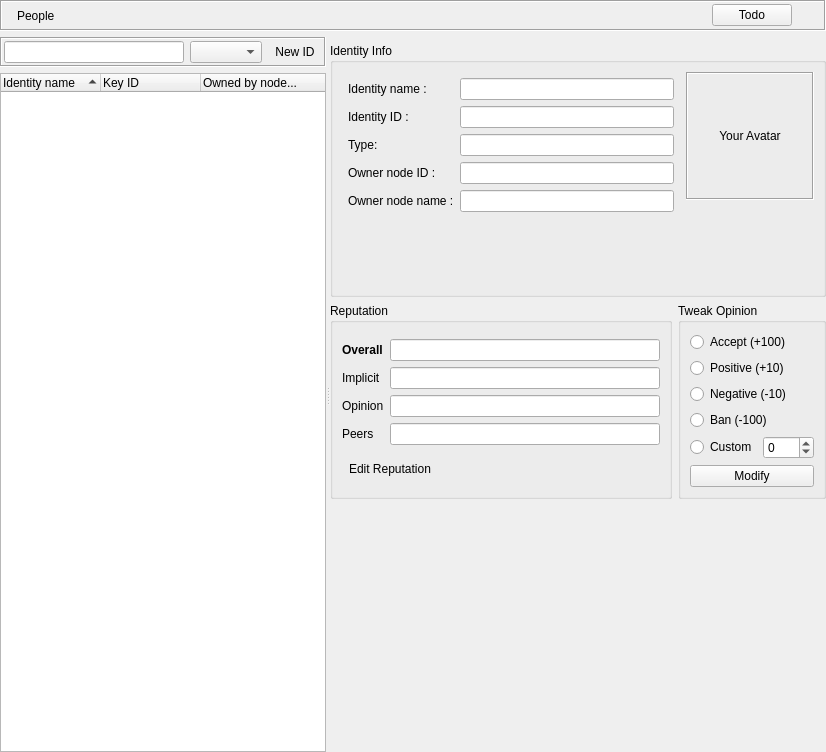
<?xml version="1.0" encoding="UTF-8"?>
<ui version="4.0">
 <class>IdDialog</class>
 <widget class="QWidget" name="IdDialog">
  <property name="geometry">
   <rect>
    <x>0</x>
    <y>0</y>
    <width>826</width>
    <height>752</height>
   </rect>
  </property>
  <property name="sizePolicy">
   <sizepolicy hsizetype="Preferred" vsizetype="Preferred">
    <horstretch>0</horstretch>
    <verstretch>0</verstretch>
   </sizepolicy>
  </property>
  <property name="windowTitle">
   <string/>
  </property>
  <layout class="QVBoxLayout" name="verticalLayout_6">
   <property name="margin">
    <number>0</number>
   </property>
   <item>
    <widget class="QFrame" name="titleBarFrame">
     <property name="sizePolicy">
      <sizepolicy hsizetype="Preferred" vsizetype="Maximum">
       <horstretch>0</horstretch>
       <verstretch>0</verstretch>
      </sizepolicy>
     </property>
     <property name="frameShape">
      <enum>QFrame::Box</enum>
     </property>
     <property name="frameShadow">
      <enum>QFrame::Sunken</enum>
     </property>
     <layout class="QHBoxLayout" name="horizontalLayout_3">
      <property name="margin">
       <number>2</number>
      </property>
      <item>
       <widget class="QLabel" name="titleBarPixmap">
        <property name="minimumSize">
         <size>
          <width>0</width>
          <height>0</height>
         </size>
        </property>
        <property name="maximumSize">
         <size>
          <width>24</width>
          <height>24</height>
         </size>
        </property>
        <property name="text">
         <string/>
        </property>
        <property name="pixmap">
         <pixmap resource="../images.qrc">:/images/user/friends24.png</pixmap>
        </property>
        <property name="scaledContents">
         <bool>true</bool>
        </property>
       </widget>
      </item>
      <item>
       <widget class="StyledLabel" name="titleBarLabel">
        <property name="text">
         <string>People</string>
        </property>
       </widget>
      </item>
      <item>
       <spacer name="titleBarSpacer">
        <property name="orientation">
         <enum>Qt::Horizontal</enum>
        </property>
        <property name="sizeHint" stdset="0">
         <size>
          <width>40</width>
          <height>20</height>
         </size>
        </property>
       </spacer>
      </item>
      <item>
       <widget class="QPushButton" name="todoPushButton">
        <property name="text">
         <string>Todo</string>
        </property>
       </widget>
      </item>
      <item>
       <widget class="QToolButton" name="helpButton">
        <property name="focusPolicy">
         <enum>Qt::NoFocus</enum>
        </property>
        <property name="icon">
         <iconset resource="../images.qrc">
          <normaloff>:/images/64px_help.png</normaloff>:/images/64px_help.png</iconset>
        </property>
        <property name="checkable">
         <bool>true</bool>
        </property>
        <property name="autoRaise">
         <bool>true</bool>
        </property>
       </widget>
      </item>
     </layout>
    </widget>
   </item>
   <item>
    <widget class="QSplitter" name="splitter">
     <property name="orientation">
      <enum>Qt::Horizontal</enum>
     </property>
     <widget class="QWidget" name="layoutWidget">
      <layout class="QVBoxLayout" name="verticalLayout_5">
       <item>
        <widget class="QFrame" name="toolBarFrame">
         <property name="frameShape">
          <enum>QFrame::Box</enum>
         </property>
         <property name="frameShadow">
          <enum>QFrame::Sunken</enum>
         </property>
         <layout class="QHBoxLayout" name="horizontalLayout_2">
          <property name="margin">
           <number>2</number>
          </property>
          <item>
           <widget class="LineEditClear" name="filterLineEdit"/>
          </item>
          <item>
           <widget class="QComboBox" name="filterComboBox"/>
          </item>
          <item>
           <widget class="QToolButton" name="toolButton_NewId">
            <property name="sizePolicy">
             <sizepolicy hsizetype="Minimum" vsizetype="Preferred">
              <horstretch>0</horstretch>
              <verstretch>0</verstretch>
             </sizepolicy>
            </property>
            <property name="focusPolicy">
             <enum>Qt::NoFocus</enum>
            </property>
            <property name="toolTip">
             <string>Create new Identity</string>
            </property>
            <property name="text">
             <string>New ID</string>
            </property>
            <property name="icon">
             <iconset resource="../images.qrc">
              <normaloff>:/images/identity/identity_create_32.png</normaloff>:/images/identity/identity_create_32.png</iconset>
            </property>
            <property name="iconSize">
             <size>
              <width>24</width>
              <height>24</height>
             </size>
            </property>
            <property name="autoRaise">
             <bool>true</bool>
            </property>
           </widget>
          </item>
         </layout>
        </widget>
       </item>
       <item>
        <layout class="QHBoxLayout" name="filterLayout"/>
       </item>
       <item>
        <widget class="RSTreeWidget" name="treeWidget_IdList">
         <property name="sizePolicy">
          <sizepolicy hsizetype="Preferred" vsizetype="Expanding">
           <horstretch>0</horstretch>
           <verstretch>0</verstretch>
          </sizepolicy>
         </property>
         <property name="sortingEnabled">
          <bool>true</bool>
         </property>
         <column>
          <property name="text">
           <string>Identity name</string>
          </property>
         </column>
         <column>
          <property name="text">
           <string>Key ID</string>
          </property>
         </column>
         <column>
          <property name="text">
           <string>Owned by node...</string>
          </property>
         </column>
        </widget>
       </item>
      </layout>
     </widget>
     <widget class="QWidget" name="layoutWidget">
      <layout class="QVBoxLayout" name="verticalLayout_4">
       <item>
        <widget class="HeaderFrame" name="headerFrame">
         <property name="frameShape">
          <enum>QFrame::StyledPanel</enum>
         </property>
         <property name="frameShadow">
          <enum>QFrame::Raised</enum>
         </property>
        </widget>
       </item>
       <item>
        <widget class="QGroupBox" name="detailsGroupBox">
         <property name="title">
          <string>Identity Info</string>
         </property>
         <layout class="QGridLayout" name="gridLayout_3">
          <item row="0" column="0">
           <layout class="QGridLayout" name="gridLayout">
            <property name="margin">
             <number>6</number>
            </property>
            <item row="2" column="0">
             <widget class="QLabel" name="label_4">
              <property name="text">
               <string>Identity ID :</string>
              </property>
             </widget>
            </item>
            <item row="4" column="0">
             <widget class="QLabel" name="PgpId_LB">
              <property name="text">
               <string>Owner node ID :</string>
              </property>
             </widget>
            </item>
            <item row="6" column="1">
             <spacer name="verticalSpacer_2">
              <property name="orientation">
               <enum>Qt::Vertical</enum>
              </property>
              <property name="sizeHint" stdset="0">
               <size>
                <width>20</width>
                <height>40</height>
               </size>
              </property>
             </spacer>
            </item>
            <item row="1" column="1">
             <widget class="QLineEdit" name="lineEdit_Nickname">
              <property name="enabled">
               <bool>true</bool>
              </property>
              <property name="readOnly">
               <bool>true</bool>
              </property>
             </widget>
            </item>
            <item row="1" column="0">
             <widget class="QLabel" name="label">
              <property name="text">
               <string>Identity name :</string>
              </property>
             </widget>
            </item>
            <item row="2" column="1">
             <widget class="QLineEdit" name="lineEdit_KeyId">
              <property name="enabled">
               <bool>true</bool>
              </property>
              <property name="readOnly">
               <bool>true</bool>
              </property>
             </widget>
            </item>
            <item row="5" column="0">
             <widget class="QLabel" name="PgpName_LB">
              <property name="text">
               <string>Owner node name :</string>
              </property>
             </widget>
            </item>
            <item row="5" column="1">
             <widget class="QLineEdit" name="lineEdit_GpgName">
              <property name="enabled">
               <bool>true</bool>
              </property>
              <property name="readOnly">
               <bool>true</bool>
              </property>
             </widget>
            </item>
            <item row="4" column="1">
             <widget class="QLineEdit" name="lineEdit_GpgId">
              <property name="enabled">
               <bool>true</bool>
              </property>
              <property name="readOnly">
               <bool>true</bool>
              </property>
             </widget>
            </item>
            <item row="3" column="0">
             <widget class="QLabel" name="label_3">
              <property name="text">
               <string>Type:</string>
              </property>
             </widget>
            </item>
            <item row="3" column="1">
             <widget class="QLineEdit" name="lineEdit_Type"/>
            </item>
           </layout>
          </item>
          <item row="0" column="1">
           <layout class="QVBoxLayout" name="verticalLayout_3">
            <item>
             <widget class="QLabel" name="avatarLabel">
              <property name="sizePolicy">
               <sizepolicy hsizetype="Fixed" vsizetype="Fixed">
                <horstretch>0</horstretch>
                <verstretch>0</verstretch>
               </sizepolicy>
              </property>
              <property name="minimumSize">
               <size>
                <width>128</width>
                <height>128</height>
               </size>
              </property>
              <property name="maximumSize">
               <size>
                <width>128</width>
                <height>128</height>
               </size>
              </property>
              <property name="frameShape">
               <enum>QFrame::Box</enum>
              </property>
              <property name="frameShadow">
               <enum>QFrame::Sunken</enum>
              </property>
              <property name="text">
               <string extracomment="Click here to change your avatar">Your Avatar</string>
              </property>
              <property name="alignment">
               <set>Qt::AlignCenter</set>
              </property>
             </widget>
            </item>
            <item>
             <spacer name="verticalSpacer_3">
              <property name="orientation">
               <enum>Qt::Vertical</enum>
              </property>
              <property name="sizeHint" stdset="0">
               <size>
                <width>20</width>
                <height>40</height>
               </size>
              </property>
             </spacer>
            </item>
           </layout>
          </item>
         </layout>
        </widget>
       </item>
       <item>
        <layout class="QHBoxLayout" name="horizontalLayout_4">
         <item>
          <widget class="QGroupBox" name="reputationGroupBox">
           <property name="sizePolicy">
            <sizepolicy hsizetype="Preferred" vsizetype="Preferred">
             <horstretch>0</horstretch>
             <verstretch>0</verstretch>
            </sizepolicy>
           </property>
           <property name="title">
            <string>Reputation</string>
           </property>
           <layout class="QVBoxLayout" name="verticalLayout_2">
            <item>
             <layout class="QGridLayout" name="gridLayout_2">
              <item row="0" column="0">
               <widget class="QLabel" name="label_2">
                <property name="font">
                 <font>
                  <weight>75</weight>
                  <bold>true</bold>
                 </font>
                </property>
                <property name="text">
                 <string>Overall</string>
                </property>
               </widget>
              </item>
              <item row="0" column="1">
               <widget class="QLineEdit" name="line_RatingOverall">
                <property name="readOnly">
                 <bool>true</bool>
                </property>
               </widget>
              </item>
              <item row="1" column="0">
               <widget class="QLabel" name="label_11">
                <property name="text">
                 <string>Implicit</string>
                </property>
               </widget>
              </item>
              <item row="1" column="1">
               <widget class="QLineEdit" name="line_RatingImplicit">
                <property name="readOnly">
                 <bool>true</bool>
                </property>
               </widget>
              </item>
              <item row="2" column="0">
               <widget class="QLabel" name="label_6">
                <property name="text">
                 <string>Opinion</string>
                </property>
               </widget>
              </item>
              <item row="2" column="1">
               <widget class="QLineEdit" name="line_RatingOwn">
                <property name="readOnly">
                 <bool>true</bool>
                </property>
               </widget>
              </item>
              <item row="3" column="0">
               <widget class="QLabel" name="label_5">
                <property name="text">
                 <string>Peers</string>
                </property>
               </widget>
              </item>
              <item row="3" column="1">
               <widget class="QLineEdit" name="line_RatingPeers">
                <property name="readOnly">
                 <bool>true</bool>
                </property>
               </widget>
              </item>
             </layout>
            </item>
            <item>
             <widget class="QToolButton" name="toolButton_Reputation">
              <property name="focusPolicy">
               <enum>Qt::NoFocus</enum>
              </property>
              <property name="text">
               <string>Edit Reputation</string>
              </property>
              <property name="icon">
               <iconset resource="../images.qrc">
                <normaloff>:/images/edit_24.png</normaloff>:/images/edit_24.png</iconset>
              </property>
              <property name="iconSize">
               <size>
                <width>24</width>
                <height>24</height>
               </size>
              </property>
              <property name="toolButtonStyle">
               <enum>Qt::ToolButtonTextBesideIcon</enum>
              </property>
              <property name="autoRaise">
               <bool>true</bool>
              </property>
             </widget>
            </item>
           </layout>
          </widget>
         </item>
         <item>
          <widget class="QGroupBox" name="tweakGroupBox">
           <property name="sizePolicy">
            <sizepolicy hsizetype="Preferred" vsizetype="Maximum">
             <horstretch>0</horstretch>
             <verstretch>0</verstretch>
            </sizepolicy>
           </property>
           <property name="title">
            <string>Tweak Opinion</string>
           </property>
           <layout class="QVBoxLayout" name="verticalLayout">
            <item>
             <widget class="QRadioButton" name="repMod_Accept">
              <property name="text">
               <string>Accept (+100)</string>
              </property>
             </widget>
            </item>
            <item>
             <widget class="QRadioButton" name="repMod_Positive">
              <property name="text">
               <string>Positive (+10)</string>
              </property>
             </widget>
            </item>
            <item>
             <widget class="QRadioButton" name="repMod_Negative">
              <property name="text">
               <string>Negative (-10)</string>
              </property>
             </widget>
            </item>
            <item>
             <widget class="QRadioButton" name="repMod_Ban">
              <property name="text">
               <string>Ban (-100)</string>
              </property>
             </widget>
            </item>
            <item>
             <layout class="QHBoxLayout" name="horizontalLayout">
              <item>
               <widget class="QRadioButton" name="repMod_Custom">
                <property name="text">
                 <string>Custom</string>
                </property>
               </widget>
              </item>
              <item>
               <widget class="QSpinBox" name="repMod_spinBox">
                <property name="minimum">
                 <number>-100</number>
                </property>
                <property name="maximum">
                 <number>100</number>
                </property>
               </widget>
              </item>
             </layout>
            </item>
            <item>
             <widget class="QPushButton" name="repModButton">
              <property name="text">
               <string>Modify</string>
              </property>
             </widget>
            </item>
           </layout>
          </widget>
         </item>
        </layout>
       </item>
       <item>
        <spacer name="verticalSpacer">
         <property name="orientation">
          <enum>Qt::Vertical</enum>
         </property>
         <property name="sizeHint" stdset="0">
          <size>
           <width>20</width>
           <height>40</height>
          </size>
         </property>
        </spacer>
       </item>
      </layout>
     </widget>
    </widget>
   </item>
  </layout>
  <action name="editIdentity">
   <property name="icon">
    <iconset resource="../images.qrc">
     <normaloff>:/images/edit_16.png</normaloff>:/images/edit_16.png</iconset>
   </property>
   <property name="text">
    <string>Edit Identity</string>
   </property>
   <property name="toolTip">
    <string>Edit Identity</string>
   </property>
  </action>
  <action name="removeIdentity">
   <property name="icon">
    <iconset resource="../images.qrc">
     <normaloff>:/images/delete.png</normaloff>:/images/delete.png</iconset>
   </property>
   <property name="text">
    <string>Delete Identity</string>
   </property>
  </action>
  <action name="chatIdentity">
   <property name="icon">
    <iconset resource="../images.qrc">
     <normaloff>:/images/toaster/chat.png</normaloff>:/images/toaster/chat.png</iconset>
   </property>
   <property name="text">
    <string>Chat with this peer</string>
   </property>
   <property name="toolTip">
    <string>Launches a distant chat with this peer</string>
   </property>
  </action>
 </widget>
 <customwidgets>
  <customwidget>
   <class>RSTreeWidget</class>
   <extends>QTreeWidget</extends>
   <header>gui/common/RSTreeWidget.h</header>
  </customwidget>
  <customwidget>
   <class>LineEditClear</class>
   <extends>QLineEdit</extends>
   <header location="global">gui/common/LineEditClear.h</header>
  </customwidget>
  <customwidget>
   <class>StyledLabel</class>
   <extends>QLabel</extends>
   <header>gui/common/StyledLabel.h</header>
  </customwidget>
  <customwidget>
   <class>HeaderFrame</class>
   <extends>QFrame</extends>
   <header>gui/common/HeaderFrame.h</header>
   <container>1</container>
  </customwidget>
 </customwidgets>
 <tabstops>
  <tabstop>todoPushButton</tabstop>
  <tabstop>treeWidget_IdList</tabstop>
  <tabstop>lineEdit_Nickname</tabstop>
  <tabstop>lineEdit_KeyId</tabstop>
  <tabstop>lineEdit_GpgId</tabstop>
  <tabstop>lineEdit_GpgName</tabstop>
  <tabstop>line_RatingOverall</tabstop>
  <tabstop>line_RatingImplicit</tabstop>
  <tabstop>line_RatingOwn</tabstop>
 </tabstops>
 <resources>
  <include location="../images.qrc"/>
 </resources>
 <connections/>
</ui>
